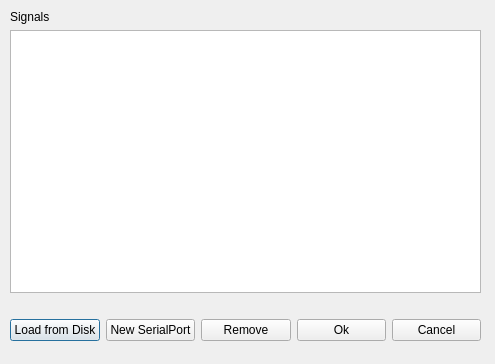
<?xml version="1.0" encoding="UTF-8"?>
<ui version="4.0">
 <class>LoadSignalDialog_C</class>
 <widget class="QDialog" name="LoadSignalDialog_C">
  <property name="geometry">
   <rect>
    <x>0</x>
    <y>0</y>
    <width>495</width>
    <height>364</height>
   </rect>
  </property>
  <property name="windowTitle">
   <string>Dialog</string>
  </property>
  <widget class="QWidget" name="gridLayoutWidget">
   <property name="geometry">
    <rect>
     <x>10</x>
     <y>10</y>
     <width>471</width>
     <height>331</height>
    </rect>
   </property>
   <layout class="QGridLayout" name="_main_grid_layout">
    <item row="2" column="0">
     <spacer name="_vertical_spacer">
      <property name="orientation">
       <enum>Qt::Vertical</enum>
      </property>
      <property name="sizeType">
       <enum>QSizePolicy::Fixed</enum>
      </property>
      <property name="sizeHint" stdset="0">
       <size>
        <width>20</width>
        <height>20</height>
       </size>
      </property>
     </spacer>
    </item>
    <item row="4" column="0">
     <layout class="QHBoxLayout" name="_control_layout_horizontal">
      <property name="sizeConstraint">
       <enum>QLayout::SetMinimumSize</enum>
      </property>
      <item>
       <widget class="QPushButton" name="_btn_load_from_disk">
        <property name="text">
         <string>Load from Disk</string>
        </property>
       </widget>
      </item>
      <item>
       <widget class="QPushButton" name="_btn_load_serial_port">
        <property name="text">
         <string>New SerialPort</string>
        </property>
       </widget>
      </item>
      <item>
       <widget class="QPushButton" name="_btn_remove_signal">
        <property name="text">
         <string>Remove</string>
        </property>
       </widget>
      </item>
      <item>
       <widget class="QPushButton" name="_btn_ok">
        <property name="text">
         <string>Ok</string>
        </property>
       </widget>
      </item>
      <item>
       <widget class="QPushButton" name="_btn_cancel">
        <property name="text">
         <string>Cancel</string>
        </property>
       </widget>
      </item>
     </layout>
    </item>
    <item row="0" column="0">
     <widget class="QLabel" name="_label_signals">
      <property name="text">
       <string>Signals</string>
      </property>
     </widget>
    </item>
    <item row="1" column="0">
     <layout class="QHBoxLayout" name="_tree_view_layout_horizontal">
      <item>
       <widget class="QTreeView" name="_tree_view_loaded_signals"/>
      </item>
     </layout>
    </item>
   </layout>
  </widget>
 </widget>
 <resources/>
 <connections/>
</ui>
